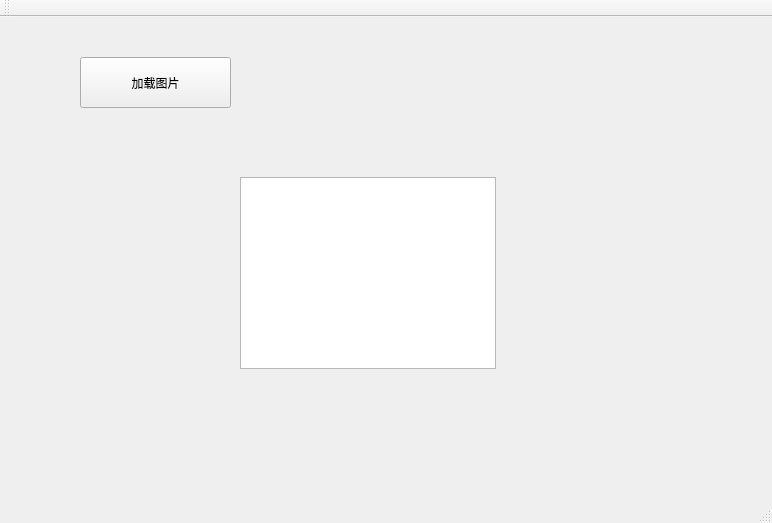
<?xml version="1.0" encoding="UTF-8"?>
<ui version="4.0">
 <class>QtDeskTemplateClass</class>
 <widget class="QMainWindow" name="QtDeskTemplateClass">
  <property name="geometry">
   <rect>
    <x>0</x>
    <y>0</y>
    <width>772</width>
    <height>523</height>
   </rect>
  </property>
  <property name="windowTitle">
   <string>QtDeskTemplate</string>
  </property>
  <widget class="QWidget" name="centralWidget">
   <widget class="QPushButton" name="pushButton">
    <property name="geometry">
     <rect>
      <x>80</x>
      <y>40</y>
      <width>151</width>
      <height>51</height>
     </rect>
    </property>
    <property name="text">
     <string>加载图片</string>
    </property>
   </widget>
   <widget class="QGraphicsView" name="graphicsView">
    <property name="enabled">
     <bool>true</bool>
    </property>
    <property name="geometry">
     <rect>
      <x>240</x>
      <y>160</y>
      <width>256</width>
      <height>192</height>
     </rect>
    </property>
   </widget>
  </widget>
  <widget class="QMenuBar" name="menuBar">
   <property name="geometry">
    <rect>
     <x>0</x>
     <y>0</y>
     <width>772</width>
     <height>21</height>
    </rect>
   </property>
  </widget>
  <widget class="QToolBar" name="mainToolBar">
   <attribute name="toolBarArea">
    <enum>TopToolBarArea</enum>
   </attribute>
   <attribute name="toolBarBreak">
    <bool>false</bool>
   </attribute>
  </widget>
  <widget class="QStatusBar" name="statusBar"/>
 </widget>
 <layoutdefault spacing="6" margin="11"/>
 <resources>
  <include location="QtDeskTemplate.qrc"/>
 </resources>
 <connections>
  <connection>
   <sender>pushButton</sender>
   <signal>clicked()</signal>
   <receiver>QtDeskTemplateClass</receiver>
   <slot>LoadImage()</slot>
   <hints>
    <hint type="sourcelabel">
     <x>208</x>
     <y>122</y>
    </hint>
    <hint type="destinationlabel">
     <x>355</x>
     <y>92</y>
    </hint>
   </hints>
  </connection>
 </connections>
 <slots>
  <slot>LoadImage()</slot>
 </slots>
</ui>
